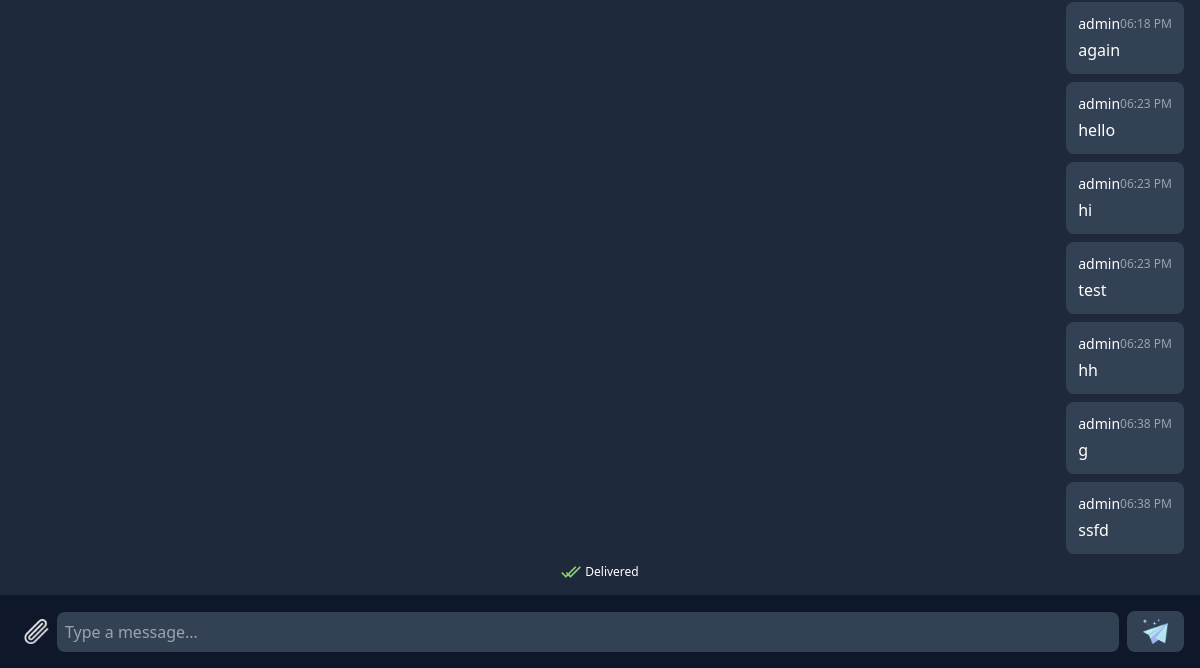
Before: /room/a06f5d2f-4d2a-4659-8042-dba17fc92baf/ (signed in, lower part) with the older database file.
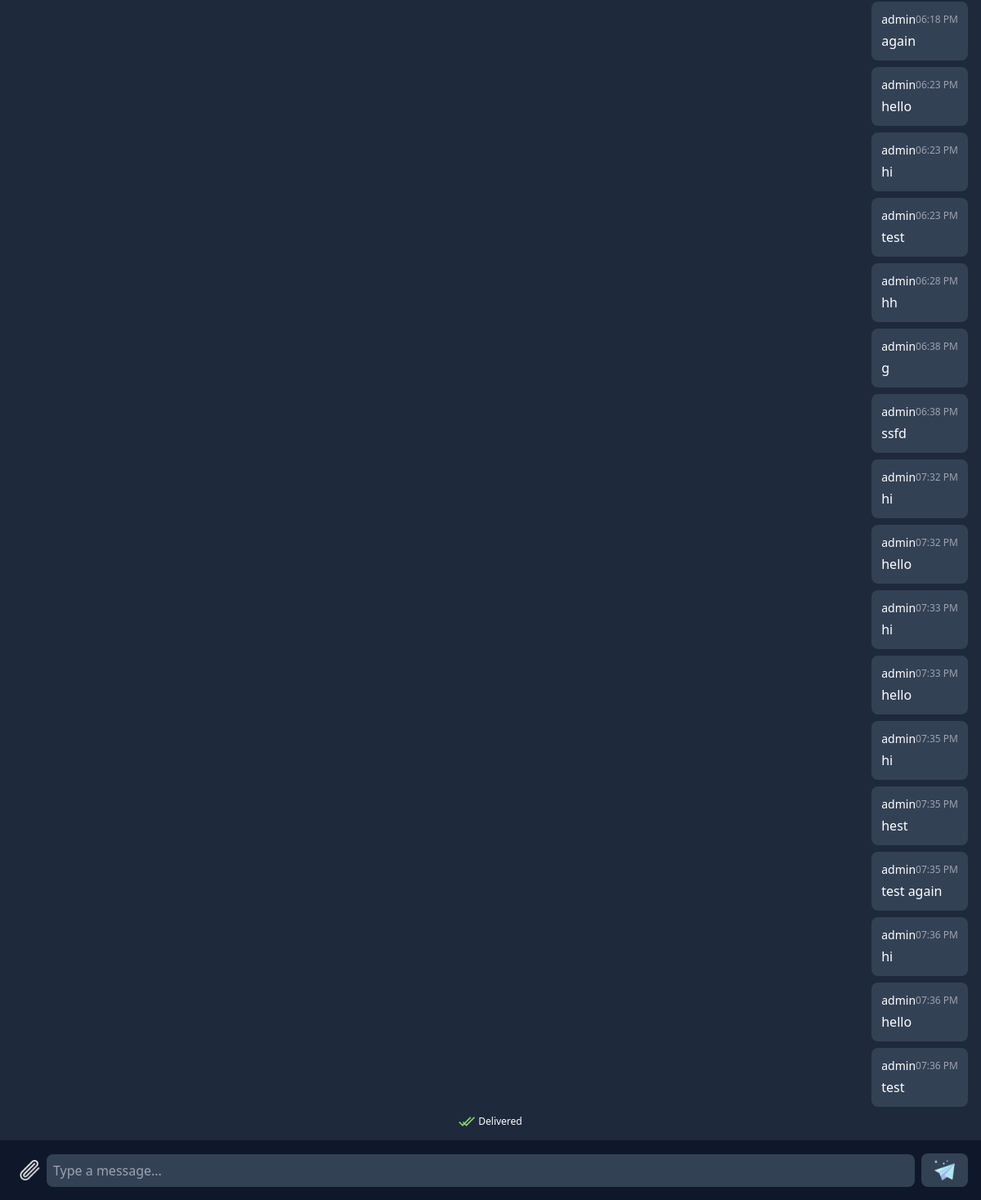
After: the same page with the newer database file.
### chat/models.py (models this page shows, shortened)
class Message(models.Model):
    MESSAGE_TYPE_CHOICES = [
        ('text', 'Text'),
        ('image', 'Image'),
        ('file', 'File'),
    ]
    room = models.ForeignKey(ChatRoom, on_delete=models.CASCADE, related_name='messages') # access all messages of a room by room.messages.all() that means if a room name is 'room1' then room1.messages.all() will return all messages of room1
    author = models.ForeignKey(User, on_delete=models.CASCADE, related_name='sent_messages') # access all messages sent by a user by user.sent_messages.all() that means if a username is anwar then anwar.sent_messages.all() will return all messages sent by anwar
    content = models.CharField(max_length=300, blank=True, null=True)
    file = models.FileField(upload_to=chat_files_path, blank=True, null=True)
    type = models.CharField(max_length=10, choices=MESSAGE_TYPE_CHOICES, default='text')
    created_at = models.DateTimeField(auto_now_add=True)
    updated_at = models.DateTimeField(auto_now=True)
    class Meta:
        ordering = ('-created_at',)

### chat/views/chat.py (the view)
# urls.py: path('room/<str:room_uid>/', ChatRoomView, name='chatroom'),
@login_required
def ChatRoomView(request, room_uid):
    user = request.user
    chat_room = ChatRoom.objects.filter(uid=room_uid).first()
    if not chat_room:
        messages.error(request, 'Chat Room not found. Invalid room UID.')
        return redirect('home')
    if not user in chat_room.members.all():
        messages.error(request, 'You are not a member of this Chat Room.')
        return redirect('home')
    chat_messages = Message.objects.filter(room=chat_room)
    chat_room.second_user = chat_room.members.exclude(id=user.id).first() if chat_room.is_private else None
    context = {
        'chat_room': chat_room,
        'chat_messages': chat_messages,
    }
    return render(request, 'chat/pages/chat_room.html', context)

### templates/chat/pages/chat_room.html (shortened to what this page needs)
{% extends "chat/base.html" %}
{% block content %}
    {% include "chat/chatroom/main.html" %}
{% endblock %}

### templates/chat/chatroom/chatroom_body.html (shortened to what this page needs)
{% load static %}
<main id="chat-box" class="flex-1 overflow-y-auto p-4 space-y-2" style="margin-top: 55px; margin-bottom: 70px;">
{% for message in chat_messages reversed %}
{% if message.type == 'text' %}
    {% if message.author == request.user %}
    <div class="flex items-start space-x-1 justify-end">
    {% else %}
    <div class="flex items-start space-x-1">
        <img src="{{ message.author.profile.avatar.url }}" alt="User" class="w-8 h-8 rounded-full" />
    {% endif %}
        <div class="relative bg-slate-700 p-3 rounded-lg max-w-[60vw]">
        <div class="flex items-center justify-between">
            <p class="text-sm font-medium">{{ message.author }}</p>
            <span class="text-xs text-gray-400">{{ message.created_at|date:"h:i A" }}</span>
        </div>
        <p class="mt-1">{{ message.content }}</p>
        </div>
    </div>
{% endif %}
{% endfor %}
<div class="flex justify-center mt-4">
    <span class="text-xs flex items-center space-x-1">
    <img src="{% static 'chat/icons/delivered.png' %}" alt="" class="w-5 h-5" />
    <span>Delivered</span>
    </span>
</div>
</main>

Changed rows visible on the page:
added Message: author "admin", created_at "07:32 PM", content "hi"
added Message: author "admin", created_at "07:32 PM", content "hello"
added Message: author "admin", created_at "07:33 PM", content "hi"
added Message: author "admin", created_at "07:33 PM", content "hello"
added Message: author "admin", created_at "07:35 PM", content "hi"
added Message: author "admin", created_at "07:35 PM", content "hest"
added Message: author "admin", created_at "07:35 PM", content "test again"
added Message: author "admin", created_at "07:36 PM", content "hi"
added Message: author "admin", created_at "07:36 PM", content "hello"
added Message: author "admin", created_at "07:36 PM", content "test"
